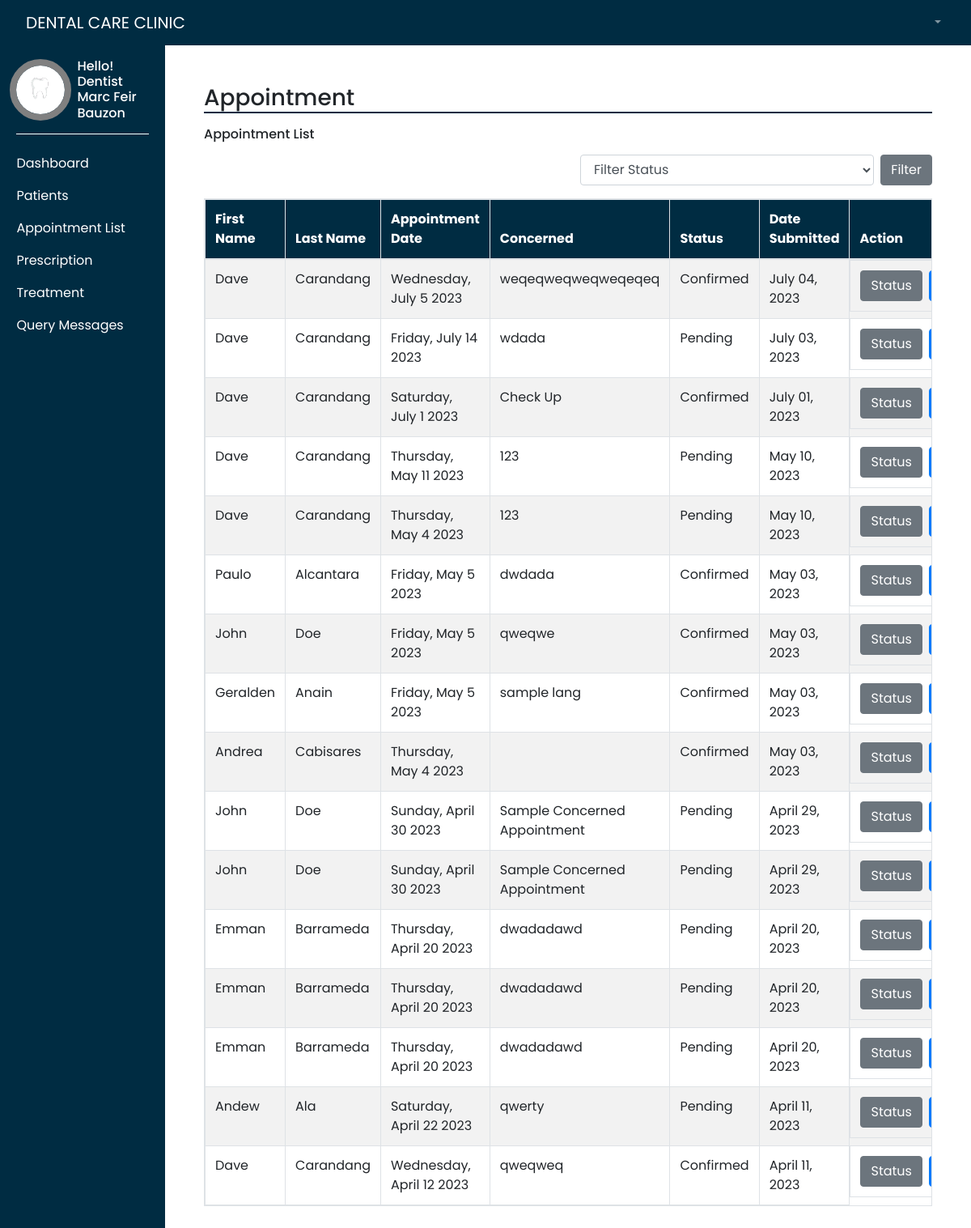
/dentistAppointmentList.php (signed in), run on the app's committed database.
### tables this page shows
CREATE TABLE `request_appointment` (
  `reqId` int(11) NOT NULL,
  `patientId` int(11) NOT NULL,
  `dentistId` int(11) NOT NULL,
  `serviceId` int(11) NOT NULL,
  `appointment_date` varchar(250) NOT NULL,
  `concerned` varchar(250) NOT NULL,
  `appointment_time` varchar(250) NOT NULL,
  `date_submitted` varchar(250) NOT NULL,
  `status` varchar(250) NOT NULL,
  `statusTreated` varchar(250) NOT NULL,
  `statusPrescription` varchar(250) NOT NULL,
  `q1` varchar(250) NOT NULL,
  `q2` varchar(250) NOT NULL,
  `q3` varchar(250) NOT NULL,
  `q4` varchar(250) NOT NULL,
  `q5` varchar(250) NOT NULL,
  `q6` varchar(250) NOT NULL,
  `q7` varchar(250) NOT NULL,
  `q8` varchar(250) NOT NULL,
  `q9` varchar(250) NOT NULL,
  `q10` varchar(250) NOT NULL,
  `q11` varchar(250) NOT NULL,
  `q12` varchar(250) NOT NULL,
  `q13` varchar(250) NOT NULL
);

CREATE TABLE `users` (
  `patientId` int(11) NOT NULL,
  `first_name` varchar(50) NOT NULL,
  `last_name` varchar(50) NOT NULL,
  `birth_date` date NOT NULL,
  `gender` varchar(50) NOT NULL,
  `phone_no` varchar(250) NOT NULL,
  `position` varchar(50) NOT NULL,
  `address` varchar(50) NOT NULL,
  `email` varchar(50) NOT NULL,
  `pass_word` varchar(50) NOT NULL,
  `created` date NOT NULL,
  `token` varchar(100) NOT NULL,
  `token_expire` timestamp(6) NOT NULL DEFAULT current_timestamp(6) ON UPDATE current_timestamp(6),
  `teeth1` varchar(250) NOT NULL,
  `teeth2` varchar(250) NOT NULL,
  `teeth3` varchar(250) NOT NULL,
  `teeth4` varchar(250) NOT NULL,
  `teeth5` varchar(250) NOT NULL,
  `teeth6` varchar(250) NOT NULL,
  `teeth7` varchar(250) NOT NULL,
  `teeth8` varchar(250) NOT NULL,
  `teeth9` varchar(250) NOT NULL,
  `teeth10` varchar(250) NOT NULL,
  `teeth11` varchar(250) NOT NULL,
  `teeth12` varchar(250) NOT NULL,
  `teeth13` varchar(250) NOT NULL,
  `teeth14` varchar(250) NOT NULL,
  `teeth15` varchar(250) NOT NULL,
  `teeth16` varchar(250) NOT NULL,
  `teeth17` varchar(250) NOT NULL,
  `teeth18` varchar(250) NOT NULL,
  `teeth19` varchar(250) NOT NULL,
  `teeth20` varchar(250) NOT NULL,
  `teeth21` varchar(250) NOT NULL,
  `teeth22` varchar(250) NOT NULL,
  `teeth23` varchar(250) NOT NULL,
  `teeth24` varchar(250) NOT NULL,
  `teeth25` varchar(250) NOT NULL,
  `teeth26` varchar(250) NOT NULL,
  `teeth27` varchar(250) NOT NULL,
  `teeth28` varchar(250) NOT NULL,
  `teeth29` varchar(250) NOT NULL,
  `teeth30` varchar(250) NOT NULL,
  `teeth31` varchar(250) NOT NULL,
  `teeth32` varchar(250) NOT NULL
);

### dentistAppointmentList.php (the view, shortened to what this page needs)
<?php
require_once "connection.php";
?>
<!DOCTYPE html>
<html lang="en">
<head>
    <link rel="stylesheet" href="styles/dashAdmin.css">
    <link rel="stylesheet" href="https://maxcdn.bootstrapcdn.com/bootstrap/4.0.0/css/bootstrap.min.css"/>
</head>
<body style="height: 100vh;">
    <div class="" style=" width: 100%">
        <?php require("templates/main-header.php"); ?>
    </div>
    <div class="d-flex" >
        <div class="bg-dark" style="width: 17%">
            <?php require("templates/sidebar.php"); ?>
        </div>
        <div style="width: 83%">
            <div class="p-5">
                <h3 style="border-bottom: 2px solid #002c42">Appointment</h3>
                <h6 class="mt-3 mb-3">Appointment List</h6>
                <div class="row mb-3">
                    <div class="col-md-6">
                    </div>
                    <div class="col-md-6">
                        <form action="dentistAppointmentList_viewSearch.php" method="get" class="d-flex justify-content-center align-items-center">
                            <select name="search" id="search" class="form-control mb-0" placeholder="Search Last Name or Status..." required>
                                <option value="">Filter Status</option>
                            </select>
                            <button type="submit" class="btn btn-secondary mb-0 ml-2">Filter</button>
                        </form>
                    </div>
                </div>
                <?php
                    $dentistId = $_SESSION['id'];
                    $sql = "SELECT a.reqId, a.date_submitted, a.appointment_date, a.concerned, a.appointment_time, a.status, a.q1, a.q2, a.q3, a.q4, a.q5, a.q6, a.q7, a.q8, a.q9, a.q10, a.q11, a.q12, a.q13, d.dentistId, d.fullname, u.patientId, u.last_name, u.first_name, u.email FROM request_appointment a INNER JOIN dentist d ON a.dentistId = d.dentistId INNER JOIN users u ON a.patientId = u.patientId WHERE d.dentistId = '$dentistId' AND a.status != 'Treated' ORDER BY reqId DESC";
                    $result = $conn->query($sql);
                ?>
                <table class="table table-hover table-responsive table-striped table-bordered" style="margin-bottom: 280px;">
                    <thead style="background-color: #002c42 !important; color: white; text-align: left">
                        <tr>
                        <th scope="col">First Name</th>
                        <th scope="col">Last Name</th>
                        <th scope="col">Appointment Date</th>
                        <th scope="col">Concerned</th>
                        <th scope="col">Status</th>
                        <th scope="col">Date Submitted</th>
                        <th scope="col">Action</th>
                        </tr>
                    </thead>
                    <tbody>
                        <?php if ($result->num_rows > 0) { ?>
                        <?php while($row = $result->fetch_assoc()){?>
                        <tr>
                            <td><?php echo $row['first_name']; ?></td>
                            <td><?php echo $row['last_name']; ?></td>
                            <td><?php echo date("l, F j Y", strtotime($row['appointment_date']));?>
                            </td>
                            <td><?php echo $row['concerned']; ?></td>
                            <td><?php echo $row['status']; ?></td>
                            <td><?php echo $row['date_submitted']; ?></td>
                            <td class="d-flex">
                                <button type="button" class="btn btn-secondary mr-2 editBtn">
                                    Status
                                </button>
                                <button type="button" class="btn btn-primary viewBtn">
                                </button>
                            </td>
                        </tr>
                        <?php }?>
                        <?php } ?>
                    </tbody>
                </table>
            </div>
        </div>
    </div>
</body>
</html>

### styles/dashAdmin.css (style rules this page uses)
* { margin: 0; padding: 0; font-family: 'Poppins', sans-serif !important; box-sizing: border-box; }

### data on the page
request_appointment: patientId.first_name "Dave", patientId.last_name "Carandang", appointment_date "Wednesday, July 5 2023", concerned "weqeqweqweqweqeqeq", status "Confirmed", date_submitted "July 04, 2023"
request_appointment: patientId.first_name "Dave", patientId.last_name "Carandang", appointment_date "Friday, July 14 2023", concerned "wdada", status "Pending", date_submitted "July 03, 2023"
request_appointment: patientId.first_name "Dave", patientId.last_name "Carandang", appointment_date "Saturday, July 1 2023", concerned "Check Up", status "Confirmed", date_submitted "July 01, 2023"
request_appointment: patientId.first_name "Dave", patientId.last_name "Carandang", appointment_date "Thursday, May 11 2023", concerned "123", status "Pending", date_submitted "May 10, 2023"
request_appointment: patientId.first_name "Dave", patientId.last_name "Carandang", appointment_date "Thursday, May 4 2023", concerned "123", status "Pending", date_submitted "May 10, 2023"
request_appointment: patientId.first_name "Paulo", patientId.last_name "Alcantara", appointment_date "Friday, May 5 2023", concerned "dwdada", status "Confirmed", date_submitted "May 03, 2023"
request_appointment: patientId.first_name "John", patientId.last_name "Doe", appointment_date "Friday, May 5 2023", concerned "qweqwe", status "Confirmed", date_submitted "May 03, 2023"
request_appointment: patientId.first_name "Geralden", patientId.last_name "Anain", appointment_date "Friday, May 5 2023", concerned "sample lang", status "Confirmed", date_submitted "May 03, 2023"
request_appointment: patientId.first_name "Andrea", patientId.last_name "Cabisares", appointment_date "Thursday, May 4 2023", status "Confirmed", date_submitted "May 03, 2023"
request_appointment: patientId.first_name "John", patientId.last_name "Doe", appointment_date "Sunday, April 30 2023", concerned "Sample Concerned Appointment", status "Pending", date_submitted "April 29, 2023"
request_appointment: patientId.first_name "John", patientId.last_name "Doe", appointment_date "Sunday, April 30 2023", concerned "Sample Concerned Appointment", status "Pending", date_submitted "April 29, 2023"
request_appointment: patientId.first_name "Emman", patientId.last_name "Barrameda", appointment_date "Thursday, April 20 2023", concerned "dwadadawd", status "Pending", date_submitted "April 20, 2023"
request_appointment: patientId.first_name "Emman", patientId.last_name "Barrameda", appointment_date "Thursday, April 20 2023", concerned "dwadadawd", status "Pending", date_submitted "April 20, 2023"
request_appointment: patientId.first_name "Emman", patientId.last_name "Barrameda", appointment_date "Thursday, April 20 2023", concerned "dwadadawd", status "Pending", date_submitted "April 20, 2023"
request_appointment: patientId.first_name "Andew", patientId.last_name "Ala", appointment_date "Saturday, April 22 2023", concerned "qwerty", status "Pending", date_submitted "April 11, 2023"
request_appointment: patientId.first_name "Dave", patientId.last_name "Carandang", appointment_date "Wednesday, April 12 2023", concerned "qweqweq", status "Confirmed", date_submitted "April 11, 2023"

### other printed values
$_SESSION['position'] "Dentist"
$_SESSION['fullname'] "Marc Feir Bauzon"
